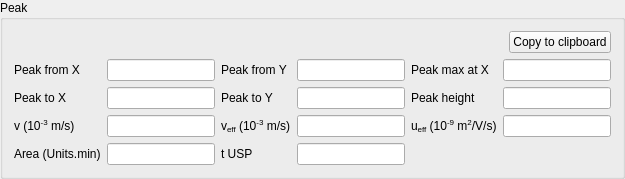
            <widget class="CollapsibleGroupBox" name="qgb_peakResults">
             <property name="sizePolicy">
              <sizepolicy hsizetype="MinimumExpanding" vsizetype="Preferred">
               <horstretch>0</horstretch>
               <verstretch>0</verstretch>
              </sizepolicy>
             </property>
             <property name="title">
              <string>Peak</string>
             </property>
             <layout class="QVBoxLayout" name="verticalLayout_11">
              <item>
               <layout class="QHBoxLayout" name="horizontalLayout_8">
                <item>
                 <spacer name="horizontalSpacer_7">
                  <property name="orientation">
                   <enum>Qt::Horizontal</enum>
                  </property>
                  <property name="sizeHint" stdset="0">
                   <size>
                    <width>40</width>
                    <height>20</height>
                   </size>
                  </property>
                 </spacer>
                </item>
                <item>
                 <widget class="QPushButton" name="qpb_ctcPeak">
                  <property name="text">
                   <string>Copy to clipboard</string>
                  </property>
                 </widget>
                </item>
               </layout>
              </item>
              <item>
               <layout class="QGridLayout" name="gridLayout_4">
                <item row="2" column="2">
                 <widget class="QLabel" name="ql_vPeakRel">
                  <property name="text">
                   <string>&lt;html&gt;&lt;head/&gt;&lt;body&gt;&lt;p&gt;v&lt;span style=&quot; vertical-align:sub;&quot;&gt;eff&lt;/span&gt; (10&lt;span style=&quot; vertical-align:super;&quot;&gt;-3&lt;/span&gt; m/s)&lt;/p&gt;&lt;/body&gt;&lt;/html&gt;</string>
                  </property>
                 </widget>
                </item>
                <item row="2" column="1">
                 <widget class="FloatingValueLineEdit" name="qle_vPeak">
                  <property name="sizePolicy">
                   <sizepolicy hsizetype="MinimumExpanding" vsizetype="Fixed">
                    <horstretch>0</horstretch>
                    <verstretch>0</verstretch>
                   </sizepolicy>
                  </property>
                  <property name="minimumSize">
                   <size>
                    <width>25</width>
                    <height>0</height>
                   </size>
                  </property>
                  <property name="focusPolicy">
                   <enum>Qt::ClickFocus</enum>
                  </property>
                  <property name="alignment">
                   <set>Qt::AlignRight|Qt::AlignTrailing|Qt::AlignVCenter</set>
                  </property>
                  <property name="readOnly">
                   <bool>true</bool>
                  </property>
                 </widget>
                </item>
                <item row="2" column="5">
                 <widget class="FloatingValueLineEdit" name="qle_uPeak">
                  <property name="sizePolicy">
                   <sizepolicy hsizetype="MinimumExpanding" vsizetype="Fixed">
                    <horstretch>0</horstretch>
                    <verstretch>0</verstretch>
                   </sizepolicy>
                  </property>
                  <property name="minimumSize">
                   <size>
                    <width>25</width>
                    <height>0</height>
                   </size>
                  </property>
                  <property name="focusPolicy">
                   <enum>Qt::ClickFocus</enum>
                  </property>
                  <property name="alignment">
                   <set>Qt::AlignRight|Qt::AlignTrailing|Qt::AlignVCenter</set>
                  </property>
                  <property name="readOnly">
                   <bool>true</bool>
                  </property>
                 </widget>
                </item>
                <item row="2" column="4">
                 <widget class="QLabel" name="ql_uPeak">
                  <property name="text">
                   <string>&lt;html&gt;&lt;head/&gt;&lt;body&gt;&lt;p&gt;u&lt;span style=&quot; vertical-align:sub;&quot;&gt;eff&lt;/span&gt; (10&lt;span style=&quot; vertical-align:super;&quot;&gt;-9&lt;/span&gt; m&lt;span style=&quot; vertical-align:super;&quot;&gt;2&lt;/span&gt;/V/s)&lt;/p&gt;&lt;/body&gt;&lt;/html&gt;</string>
                  </property>
                 </widget>
                </item>
                <item row="2" column="3">
                 <widget class="FloatingValueLineEdit" name="qle_vPeakEff">
                  <property name="sizePolicy">
                   <sizepolicy hsizetype="MinimumExpanding" vsizetype="Fixed">
                    <horstretch>0</horstretch>
                    <verstretch>0</verstretch>
                   </sizepolicy>
                  </property>
                  <property name="minimumSize">
                   <size>
                    <width>25</width>
                    <height>0</height>
                   </size>
                  </property>
                  <property name="focusPolicy">
                   <enum>Qt::ClickFocus</enum>
                  </property>
                  <property name="alignment">
                   <set>Qt::AlignRight|Qt::AlignTrailing|Qt::AlignVCenter</set>
                  </property>
                  <property name="readOnly">
                   <bool>true</bool>
                  </property>
                 </widget>
                </item>
                <item row="2" column="0">
                 <widget class="QLabel" name="ql_vPeak">
                  <property name="text">
                   <string>&lt;html&gt;&lt;head/&gt;&lt;body&gt;&lt;p&gt;v (10&lt;span style=&quot; vertical-align:super;&quot;&gt;-3&lt;/span&gt; m/s)&lt;/p&gt;&lt;/body&gt;&lt;/html&gt;</string>
                  </property>
                 </widget>
                </item>
                <item row="0" column="0">
                 <widget class="QLabel" name="ql_peakFromX_2">
                  <property name="text">
                   <string>Peak from X</string>
                  </property>
                 </widget>
                </item>
                <item row="0" column="2">
                 <widget class="QLabel" name="ql_peakFromY_2">
                  <property name="text">
                   <string>Peak from Y</string>
                  </property>
                 </widget>
                </item>
                <item row="1" column="0">
                 <widget class="QLabel" name="ql_peakToX_2">
                  <property name="text">
                   <string>Peak to X</string>
                  </property>
                 </widget>
                </item>
                <item row="1" column="2">
                 <widget class="QLabel" name="ql_peakToY_2">
                  <property name="text">
                   <string>Peak to Y</string>
                  </property>
                 </widget>
                </item>
                <item row="0" column="4">
                 <widget class="QLabel" name="ql_peakX_2">
                  <property name="text">
                   <string>Peak max at X</string>
                  </property>
                 </widget>
                </item>
                <item row="1" column="4">
                 <widget class="QLabel" name="ql_peakHeight_2">
                  <property name="text">
                   <string>Peak height</string>
                  </property>
                 </widget>
                </item>
                <item row="0" column="1">
                 <widget class="FloatingValueLineEdit" name="qle_peakFromXRes">
                  <property name="sizePolicy">
                   <sizepolicy hsizetype="MinimumExpanding" vsizetype="Fixed">
                    <horstretch>0</horstretch>
                    <verstretch>0</verstretch>
                   </sizepolicy>
                  </property>
                  <property name="minimumSize">
                   <size>
                    <width>25</width>
                    <height>0</height>
                   </size>
                  </property>
                  <property name="focusPolicy">
                   <enum>Qt::ClickFocus</enum>
                  </property>
                  <property name="alignment">
                   <set>Qt::AlignRight|Qt::AlignTrailing|Qt::AlignVCenter</set>
                  </property>
                  <property name="readOnly">
                   <bool>true</bool>
                  </property>
                 </widget>
                </item>
                <item row="0" column="3">
                 <widget class="FloatingValueLineEdit" name="qle_peakFromYRes">
                  <property name="sizePolicy">
                   <sizepolicy hsizetype="MinimumExpanding" vsizetype="Fixed">
                    <horstretch>0</horstretch>
                    <verstretch>0</verstretch>
                   </sizepolicy>
                  </property>
                  <property name="minimumSize">
                   <size>
                    <width>25</width>
                    <height>0</height>
                   </size>
                  </property>
                  <property name="focusPolicy">
                   <enum>Qt::ClickFocus</enum>
                  </property>
                  <property name="alignment">
                   <set>Qt::AlignRight|Qt::AlignTrailing|Qt::AlignVCenter</set>
                  </property>
                  <property name="readOnly">
                   <bool>true</bool>
                  </property>
                 </widget>
                </item>
                <item row="0" column="5">
                 <widget class="FloatingValueLineEdit" name="qle_peakXRes">
                  <property name="sizePolicy">
                   <sizepolicy hsizetype="MinimumExpanding" vsizetype="Fixed">
                    <horstretch>0</horstretch>
                    <verstretch>0</verstretch>
                   </sizepolicy>
                  </property>
                  <property name="minimumSize">
                   <size>
                    <width>25</width>
                    <height>0</height>
                   </size>
                  </property>
                  <property name="focusPolicy">
                   <enum>Qt::ClickFocus</enum>
                  </property>
                  <property name="alignment">
                   <set>Qt::AlignRight|Qt::AlignTrailing|Qt::AlignVCenter</set>
                  </property>
                  <property name="readOnly">
                   <bool>true</bool>
                  </property>
                 </widget>
                </item>
                <item row="1" column="1">
                 <widget class="FloatingValueLineEdit" name="qle_peakToXRes">
                  <property name="sizePolicy">
                   <sizepolicy hsizetype="MinimumExpanding" vsizetype="Fixed">
                    <horstretch>0</horstretch>
                    <verstretch>0</verstretch>
                   </sizepolicy>
                  </property>
                  <property name="minimumSize">
                   <size>
                    <width>25</width>
                    <height>0</height>
                   </size>
                  </property>
                  <property name="focusPolicy">
                   <enum>Qt::ClickFocus</enum>
                  </property>
                  <property name="alignment">
                   <set>Qt::AlignRight|Qt::AlignTrailing|Qt::AlignVCenter</set>
                  </property>
                  <property name="readOnly">
                   <bool>true</bool>
                  </property>
                 </widget>
                </item>
                <item row="1" column="3">
                 <widget class="FloatingValueLineEdit" name="qle_peakToYRes">
                  <property name="sizePolicy">
                   <sizepolicy hsizetype="MinimumExpanding" vsizetype="Fixed">
                    <horstretch>0</horstretch>
                    <verstretch>0</verstretch>
                   </sizepolicy>
                  </property>
                  <property name="minimumSize">
                   <size>
                    <width>25</width>
                    <height>0</height>
                   </size>
                  </property>
                  <property name="focusPolicy">
                   <enum>Qt::ClickFocus</enum>
                  </property>
                  <property name="alignment">
                   <set>Qt::AlignRight|Qt::AlignTrailing|Qt::AlignVCenter</set>
                  </property>
                  <property name="readOnly">
                   <bool>true</bool>
                  </property>
                 </widget>
                </item>
                <item row="1" column="5">
                 <widget class="FloatingValueLineEdit" name="qle_peakHeightRes">
                  <property name="sizePolicy">
                   <sizepolicy hsizetype="MinimumExpanding" vsizetype="Fixed">
                    <horstretch>0</horstretch>
                    <verstretch>0</verstretch>
                   </sizepolicy>
                  </property>
                  <property name="minimumSize">
                   <size>
                    <width>25</width>
                    <height>0</height>
                   </size>
                  </property>
                  <property name="focusPolicy">
                   <enum>Qt::ClickFocus</enum>
                  </property>
                  <property name="alignment">
                   <set>Qt::AlignRight|Qt::AlignTrailing|Qt::AlignVCenter</set>
                  </property>
                  <property name="readOnly">
                   <bool>true</bool>
                  </property>
                 </widget>
                </item>
                <item row="3" column="0">
                 <widget class="QLabel" name="ql_areaPeak">
                  <property name="text">
                   <string>Area (Units.min)</string>
                  </property>
                 </widget>
                </item>
                <item row="3" column="1">
                 <widget class="FloatingValueLineEdit" name="qle_areaPeak">
                  <property name="sizePolicy">
                   <sizepolicy hsizetype="MinimumExpanding" vsizetype="Fixed">
                    <horstretch>0</horstretch>
                    <verstretch>0</verstretch>
                   </sizepolicy>
                  </property>
                  <property name="minimumSize">
                   <size>
                    <width>25</width>
                    <height>0</height>
                   </size>
                  </property>
                  <property name="focusPolicy">
                   <enum>Qt::ClickFocus</enum>
                  </property>
                  <property name="alignment">
                   <set>Qt::AlignRight|Qt::AlignTrailing|Qt::AlignVCenter</set>
                  </property>
                 </widget>
                </item>
                <item row="3" column="2">
                 <widget class="QLabel" name="ql_hvlTUSP">
                  <property name="text">
                   <string>t USP</string>
                  </property>
                 </widget>
                </item>
                <item row="3" column="3">
                 <widget class="FloatingValueLineEdit" name="qle_hvlTUSP">
                  <property name="sizePolicy">
                   <sizepolicy hsizetype="MinimumExpanding" vsizetype="Fixed">
                    <horstretch>0</horstretch>
                    <verstretch>0</verstretch>
                   </sizepolicy>
                  </property>
                  <property name="minimumSize">
                   <size>
                    <width>25</width>
                    <height>0</height>
                   </size>
                  </property>
                  <property name="focusPolicy">
                   <enum>Qt::ClickFocus</enum>
                  </property>
                  <property name="alignment">
                   <set>Qt::AlignRight|Qt::AlignTrailing|Qt::AlignVCenter</set>
                  </property>
                  <property name="readOnly">
                   <bool>true</bool>
                  </property>
                 </widget>
                </item>
               </layout>
              </item>
             </layout>
            </widget>
